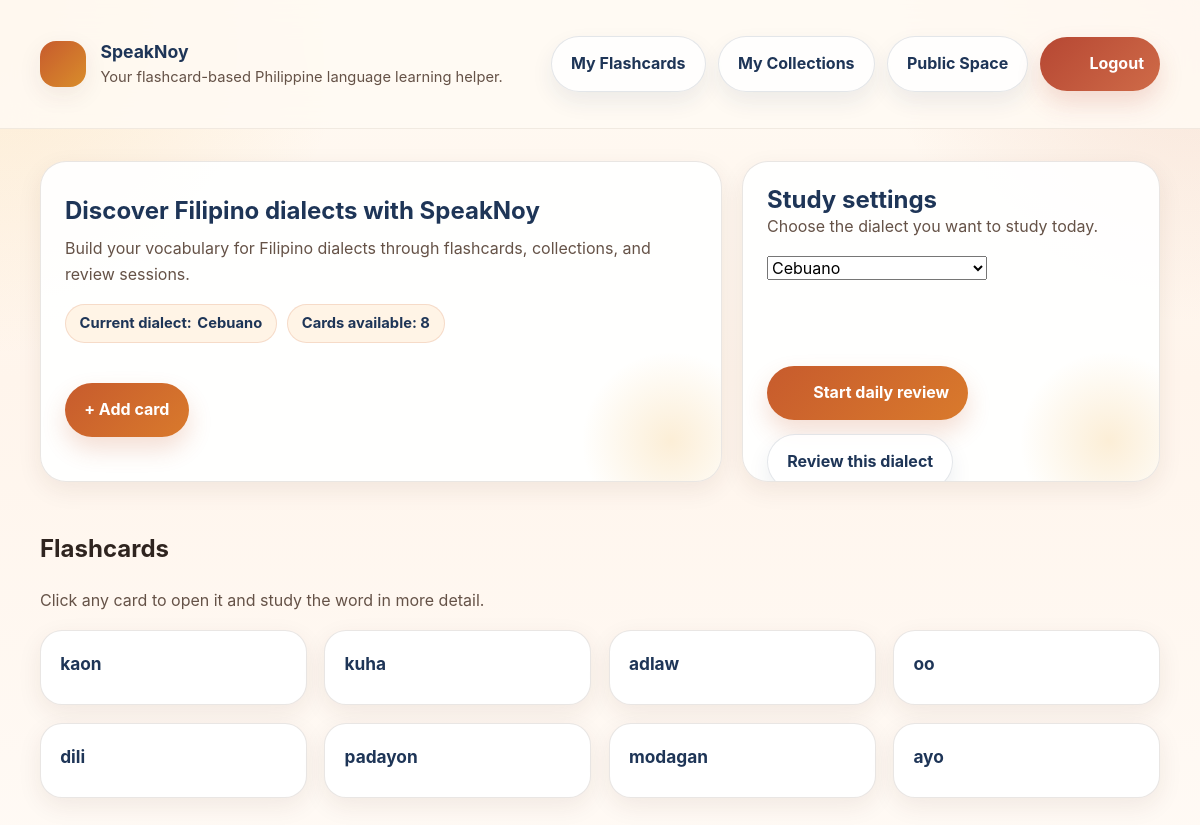
Screenshot of /SpeakNoy/?set_dialect=Cebuano (signed in) with the database file from the repository.
### SpeakNoy/models.py (models this page shows, shortened)
class Flashcard(models.Model):
    is_public = models.BooleanField(default=False)
    PURPOSE_CHOICES = [
        ("Noun", "Noun"),
        ("Pronoun", "Pronoun"),
        ("Verb", "Verb"),
        ("Adjective", "Adjective"),
        ("Adverb", "Adverb"),
        ("Expression", "Expression"),
    ]
    DIALECT_CHOICES = [
        ("Cebuano", "Cebuano"),
        ("Ilocano", "Ilocano"),
    ]
    CARDTYPE_CHOICES = [
        ("Universal", "Universal"),
        ("Custom", "Custom")
    ]
    word = models.CharField(max_length=63)
    pronunciation = models.CharField(max_length=63)
    definition = models.TextField()
    purpose = models.CharField(
        max_length=20,
        choices=PURPOSE_CHOICES,
        default="Noun"
    )
    dialect = models.CharField(
        max_length=20,
        choices=DIALECT_CHOICES,
        default="Cebuano"
    )
    cardtype = models.CharField(
        max_length=9,
        choices=CARDTYPE_CHOICES,
        default="Custom"
    )
    creator = models.ForeignKey(
        settings.AUTH_USER_MODEL,
        on_delete=models.CASCADE,
        null=True,
        blank=True
    )

### SpeakNoy/views.py (the view, shortened to what this page needs)
# urls.py: path("", flashcard_list_view, name="cardlist"),
@login_required
def flashcard_list_view(request):
    show_login_popup = False
    if not request.user.is_authenticated:
        show_login_popup = True
    new_dialect = request.GET.get('set_dialect')
    show_review_popup = False
    schedule_saved = False
    if new_dialect:
        request.session['selected_dialect'] = new_dialect
    selected_dialect = request.session.get('selected_dialect')
    show_selection_prompt = False
    if request.user.is_authenticated and not selected_dialect:
        show_selection_prompt = True
    now = timezone.localtime()
    today = str(now.date())
    now_time = now.time().replace(tzinfo=None)
    review_completed_date = request.session.get('review_completed_date')
    can_review = selected_dialect and review_completed_date != today
    review_popup_time = None
    if request.user.is_authenticated:
        profile = getattr(request.user, 'profile', None)
        if profile and profile.daily_review_time:
            review_popup_time = profile.daily_review_time.strftime("%H:%M")
    else:
        review_popup_time = request.session.get('review_popup_time')
    last_popup_date = request.session.get('review_popup_shown_date')
    flashcards = Flashcard.objects.filter(Q(creator=request.user) | Q(is_public=True))
    if selected_dialect:
        flashcards = flashcards.filter(dialect=selected_dialect)
    context = {
        'show_login_popup': show_login_popup,
        'flashcard': flashcards if request.user.is_authenticated else [],
        'show_selection_prompt': show_selection_prompt,
        'show_review_popup': show_review_popup,
        'selected_dialect': selected_dialect,
        'can_review': can_review,
        'dialects': ['Cebuano', 'Ilocano'],
        'review_popup_time': review_popup_time,
        'schedule_saved': schedule_saved,
    }
    return render(request, "flashcards/flashcard_list.html", context)

### templates/flashcards/flashcard_list.html (shortened to what this page needs)
{% extends 'base.html' %}
{% load static %}
{% block content %}
    <section class="hero-grid">
        <div class="hero-card">
            <div class="page-header-main">
                <h1 style="margin-top: 0.65rem;">Discover Filipino dialects with SpeakNoy</h1>
                <p style="margin-top: 0.75rem;">Build your vocabulary for Filipino dialects through flashcards, collections, and review sessions.</p>
            </div>
            <div class="hero-chip-row">
                <span class="chip">Current dialect: <strong>{{ selected_dialect|default:"None" }}</strong></span>
                <span class="chip">Cards available: {{ flashcard|length }}</span>
            </div>
            <div class="page-actions" style="margin-top: 1.2rem;">
                {% if user.is_authenticated %}
                    <a href="{% url 'SpeakNoy:cardcreate' %}" class="btn-primary">+ Add card</a>
                {% else %}
                    <a href="{% url 'accounts:signup' %}" class="btn-primary">Start learning</a>
                    <a href="{% url 'accounts:login' %}" class="btn-secondary">I already have an account</a>
                {% endif %}
            </div>
        </div>
        <div class="hero-card">
            <div class="section-intro">
                <div>
                    <h2>Study settings</h2>
                    <p>Choose the dialect you want to study today.</p>
                </div>
            </div>
            <form action="" method="get" class="select-inline-form">
                <select name="set_dialect" id="set_dialect" onchange="this.form.submit()">
                    {% for d in dialects %}
                        <option value="{{ d }}" {% if d == selected_dialect %}selected{% endif %}>{{ d }}</option>
                    {% endfor %}
                </select>
            </form>
            <div class="page-actions" style="margin-top: 1rem;">
                {% if can_review %}
                    <a href="{% url 'SpeakNoy:daily_review' %}" class="btn-review" style="margin-top: 70px; margin-bottom: -20px;">
                        <lord-icon
                            src="https://cdn.lordicon.com/nayeills.json"
                            trigger="hover"
                            target=".btn-review"
                            colors="primary:#ffffff"
                            style="width:25px;height:25px;margin-left:-3px;margin-right:-3px;">
                        </lord-icon>
                        Start daily review</a>
                {% endif %}
                {% if selected_dialect %}
                    <a href="{% url 'SpeakNoy:dialect_review' %}" class="btn-secondary" style="margin-bottom: -80px;">Review this dialect</a>
                {% endif %}
            </div>
        </div>
    </section>
    <section class="section-block">
        <div class="section-intro">
            <div>
                <h2>Flashcards</h2>
                <p>Click any card to open it and study the word in more detail.</p>
            </div>
        </div>
        <div class="review-cards">
            {% for card in flashcard %}
                <div class="review-card">
                    <a href="{% url 'SpeakNoy:card' card.pk %}">
                        <h3>{{ card.word }}</h3>
                    </a>
                </div>
            {% empty %}
                <div class="empty-state">
                    <h3>No words to review yet</h3>
                    <p>Your cards will appear here when you begin studying a dialect or add a new card.</p>
                </div>
            {% endfor %}
        </div>
    </section>
{% endblock %}

### rows the page displays
Flashcard: word "kaon"
Flashcard: word "kuha"
Flashcard: word "adlaw"
Flashcard: word "oo"
Flashcard: word "dili"
Flashcard: word "padayon"
Flashcard: word "modagan"
Flashcard: word "ayo"

### other values shown
{{ selected_dialect|default:"None" }} "Cebuano"
{{ flashcard|length }} "8"
form field set_dialect "Cebuano"
